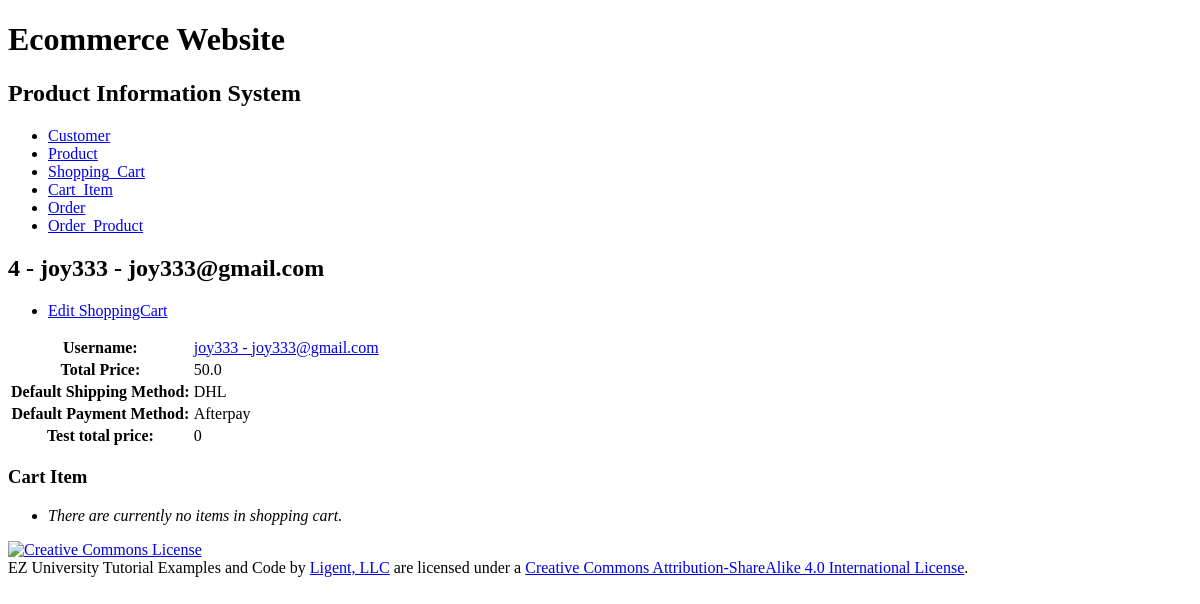
/shoppingcart/4/, run on an earlier commit of the app's database.
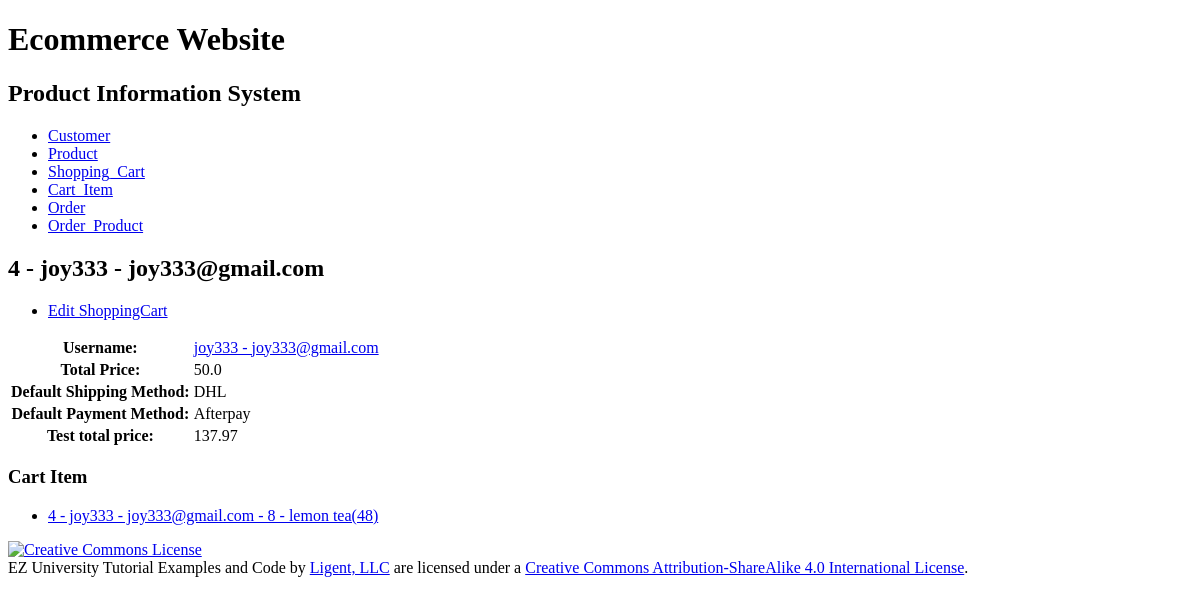
And on a later commit of the database.
### productinfo/models.py (models this page shows, shortened)
class Cart_Item(models.Model):
	ci_id = models.AutoField(primary_key=True)
	quantity = models.IntegerField()
	cart_id = models.ForeignKey(Shopping_Cart, related_name='cart_items', on_delete=models.PROTECT)
	product_id = models.ForeignKey(Product, related_name='cart_items', on_delete=models.PROTECT)
	def __str__(self):
		return f'{self.cart_id} - {self.product_id}'
	def get_absolute_url(self):
		return reverse('productinfo_cartitem_detail_urlpattern',
					   kwargs={'pk':self.pk}
					   )
	class Meta:
		ordering = ['cart_id', 'product_id']
		constraints = [
			UniqueConstraint(fields=['cart_id', 'product_id'], name='unique_cartitem')
		]

class Shopping_Cart(models.Model):
	cart_id = models.AutoField(primary_key=True)
	total_price = models.FloatField()
	customer_id = models.ForeignKey(Customer, related_name='shopping_carts', on_delete=models.PROTECT)
	sm_id = models.ForeignKey(Shipping_Method, related_name='shopping_carts', on_delete=models.PROTECT)
	pm_id = models.ForeignKey(Payment_Method, related_name='shopping_carts', on_delete=models.PROTECT)
	def __str__(self):
		return f'{self.cart_id} - {self.customer_id}'
	def get_update_url(self):
		return reverse('productinfo_shoppingcart_update_urlpattern',
					   kwargs={'pk':self.pk}
					   )
	class Meta:
		ordering = ['cart_id']
		constraints = [
			UniqueConstraint(fields=['customer_id'], name='unique_shoppingcart')
		]

class Customer(models.Model):
	customer_id = models.AutoField(primary_key=True)
	first_name = models.CharField(max_length=45)
	last_name = models.CharField(max_length=45)
	disambiguator = models.CharField(max_length=45, blank=True, default='')
	username = models.CharField(max_length=45)
	password = models.CharField(max_length=45)
	email = models.CharField(max_length=225)
	sm_id = models.ForeignKey(Shipping_Method, related_name='customers', on_delete=models.PROTECT)
	pm_id = models.ForeignKey(Payment_Method, related_name='customers', on_delete=models.PROTECT)
	def __str__(self):
		return f'{self.username} - {self.email}'
	def get_absolute_url(self):
		return reverse('productinfo_customer_detail_urlpattern',
					   kwargs={'pk':self.pk}
					   )
	class Meta:
		ordering = ['customer_id']
		constraints = [
			UniqueConstraint(fields=['username', 'email', 'disambiguator'], name='unique_customer')
		]

class Product(models.Model):
	product_id = models.AutoField(primary_key=True)
	product_name = models.CharField(max_length=225, unique=True)
	product_price = models.FloatField()
	stock_num = models.IntegerField()
	category_id = models.ForeignKey(Category, related_name='products', on_delete=models.PROTECT)
	def __str__(self):
		return f'{self.product_id} - {self.product_name}'
	class Meta:
		ordering = ['product_id']
		constraints = [
			UniqueConstraint(fields=['product_name'], name='unique_product')
		]

### productinfo/views.py (the view)
class ShoppingCartDetail(View):
	def get(self, request, pk):
		shoppingcart = get_object_or_404(
			Shopping_Cart,
			pk=pk
		)
		customer_id = shoppingcart.customer_id
		shipping_method = shoppingcart.sm_id
		payment_method = shoppingcart.pm_id
		sc_list = shoppingcart.cart_items.all()
		total = 0
		for product in sc_list:
			total = product.quantity * product.product_id.product_price + total
		return render(
			request,
			'productinfo/shoppingcart_detail.html',
			{'shoppingcart': shoppingcart,
			 'customer_id': customer_id,
			 'shipping_method': shipping_method,
			 'payment_method': payment_method,
			 'sc_list': sc_list,
			 'total': total }
		)

### productinfo/models.py (called while the page is built)
	def __str__(self):
		return f'{self.sm_name}'

	def __str__(self):
		return f'{self.pm_name}'

### productinfo/templates/productinfo/shoppingcart_detail.html (shortened to what this page needs)
{% extends 'productinfo/base.html' %}
{% block content %}
    <h2>{{ shoppingcart }}</h2>
    <ul>
        <li>
            <a href="{{ shoppingcart.get_update_url }}">
                Edit ShoppingCart</a></li>
    </ul>
    <section>
        <table>
            <tr>
                <th>Username:</th>
                <td><a href="{{ customer_id.get_absolute_url}}">{{ customer_id }}</a></td>
            </tr>
            <tr>
                <th>Total Price:</th>
                <td>{{ shoppingcart.total_price }}</td>
            </tr>
            <tr>
                <th>Default Shipping Method:</th>
                <td>{{ shipping_method }}</td>
            </tr>
            <tr>
                <th>Default Payment Method:</th>
                <td>{{ payment_method }}</td>
            </tr>
            <tr>
                <th>Test total price:</th>
                <td>{{ total }}</td>
            </tr>
        </table>
    </section>
    <section>
        <h3>Cart Item</h3>
        <ul>
            {% for sc_item in sc_list %}
                <li>
                    <a href="{{ sc_item.get_absolute_url}}">{{ sc_item }}</a>
                </li>
            {% empty %}
                <li><em>There are currently no items in shopping cart.</em></li>
            {% endfor %}
        </ul>
    </section>
{% endblock %}

What changed in the data, as far as the page shows it:
added Cart_Item: cart_id+product_id "4 - joy333 - joy333@gmail.com - 8 - lemon tea(48)"
Also different on the page:
{{ total }}: "0" → "137.97"
text no longer shown: "There are currently no items in shopping cart."
